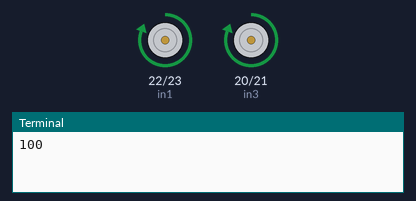
Recording of a program running on a simulated Raspberry Pi (BCM pin numbers). Parts: motor-driver pin pairs drawn as motors (green arrow = first pin HIGH = forward, orange = second pin HIGH = backward, longer = more drive, scaled by the enable pin), the last lines printed to the terminal.

Above: at 0.5 s.
At 3.5 s:
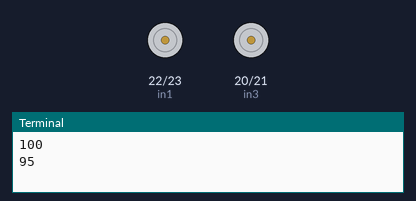
Timing chart, 0 to 4.6 s (numbered marks = the images above):
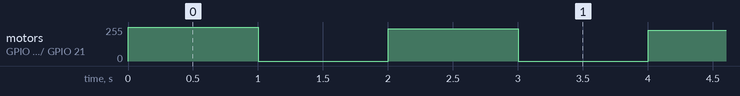

The program:

motor.py
```python
import time
import RPi.GPIO as GPIO

GPIO.setwarnings(False)

GPIO.setmode(GPIO.BCM)

# We need 3 pins per motor just like in Arduino, In pins control direction, En pins control speed
in1 = 22
in2 = 23
in3 = 20
in4 = 21
ena = 24 #PWM
enb = 26 #PWM

# Motor 1
GPIO.setup(in1, GPIO.OUT)
GPIO.setup(in2, GPIO.OUT)
GPIO.setup(ena, GPIO.OUT)

# Motor 2
GPIO.setup(in3, GPIO.OUT)
GPIO.setup(in4, GPIO.OUT)
GPIO.setup(enb, GPIO.OUT)

#Set in pins initially to low
GPIO.output(in1, GPIO.LOW)
GPIO.output(in2, GPIO.LOW)
GPIO.output(in3, GPIO.LOW)
GPIO.output(in4, GPIO.LOW)

# Set up PWM on these pins
p1 = GPIO.PWM(ena,1000)
p2 = GPIO.PWM(enb,1000)

# Speed variable
speed = 100

# Starts the PWM at selected duty cycle
p1.start(speed)
p2.start(speed)

while(True):
    print(speed)

    # Change duty cycle to the new speed
    p1.ChangeDutyCycle(speed)
    p2.ChangeDutyCycle(speed)

    # Choose direction of motor
    GPIO.output(in1, GPIO.HIGH)
    GPIO.output(in2, GPIO.LOW)
    GPIO.output(in3, GPIO.HIGH)
    GPIO.output(in4, GPIO.LOW)

    time.sleep(1)

    #Turn motors off
    GPIO.output(in1, GPIO.LOW)
    GPIO.output(in2, GPIO.LOW)
    GPIO.output(in3, GPIO.LOW)
    GPIO.output(in4, GPIO.LOW)

    time.sleep(1)

    # Edit speed
    if(speed <= 0):
        speed = 100
    else:
        speed -= 5
```
